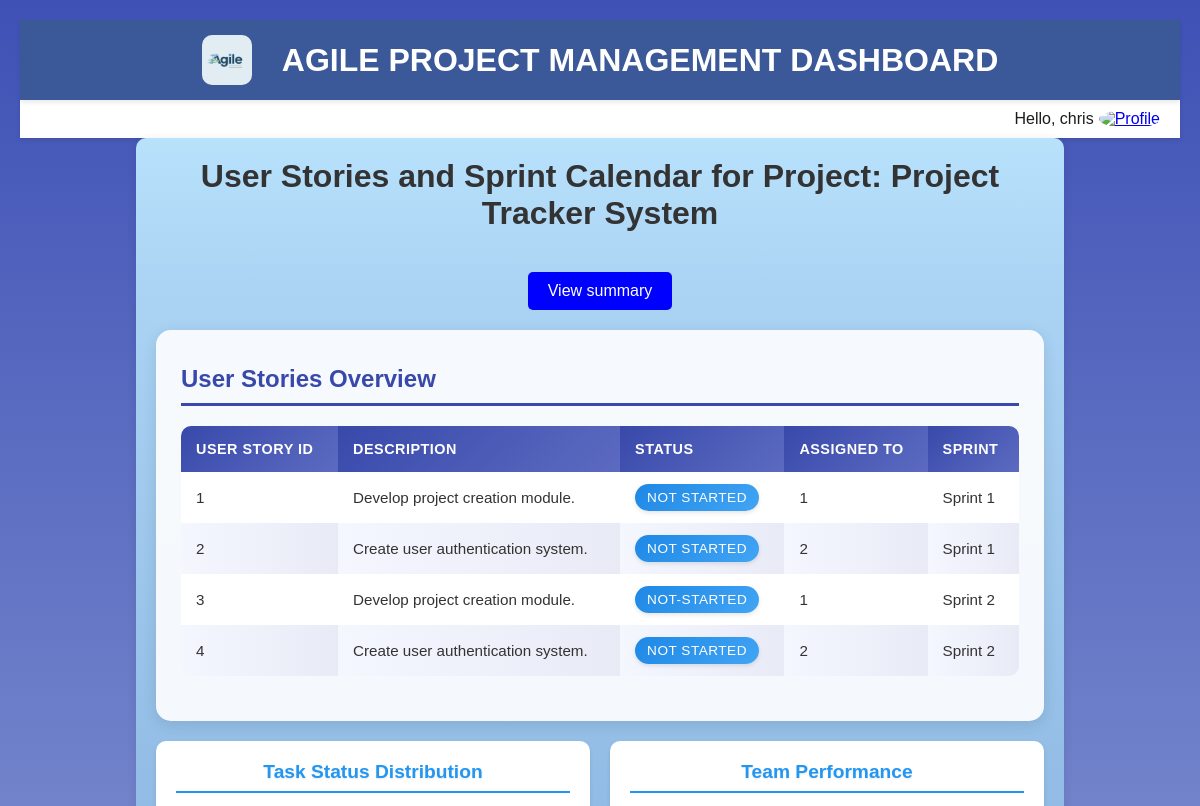
/viewproject/1 (signed in, upper part), run on an earlier commit of the app's database.
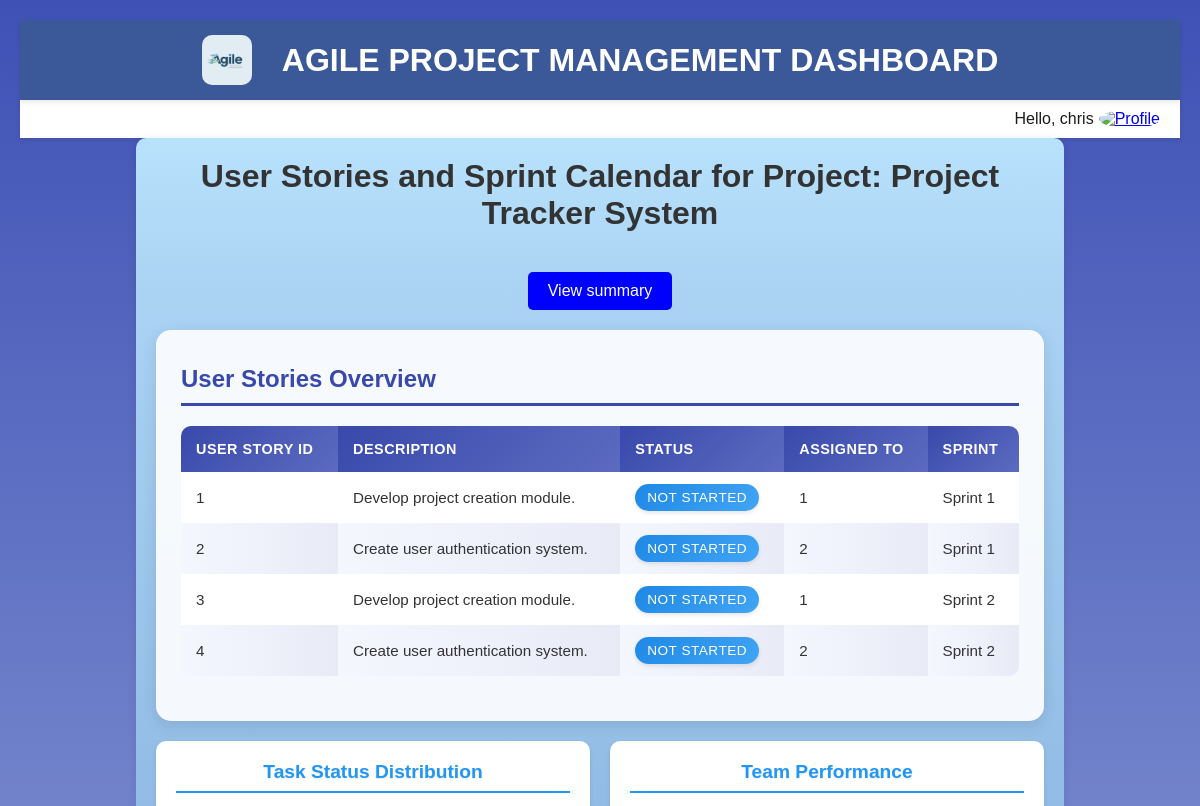
And on a later commit of the database.
### models.py (models this page shows, shortened)
class ProjectDetails(db.Model):
    __tablename__ = 'ProjectDetails'
    ProjectId = db.Column(db.Integer, primary_key=True, autoincrement=True)
    ProductOwnerId = db.Column(db.Integer, db.ForeignKey('ProductOwner.ProductOwnerId'), nullable=False)
    ProjectName = db.Column(db.String(255), nullable=False)
    ProjectDescription = db.Column(db.Text)
    StartDate = db.Column(db.Date, nullable=False)
    EndDate = db.Column(db.Date, nullable=False)
    RevisedEndDate = db.Column(db.Date)
    Status = db.Column(db.String(100), default="Not Started")
    sprints = db.relationship('SprintCalendar', backref='project', lazy=True)
    user_stories = db.relationship('UserStories', backref='project', lazy=True)

class UserStories(db.Model):
    __tablename__ = 'UserStories'
    UserStoryID = db.Column(db.Integer, primary_key=True, autoincrement=True)
    ProjectId = db.Column(db.Integer, db.ForeignKey('ProjectDetails.ProjectId'), nullable=False)
    SprintId = db.Column(db.Integer, db.ForeignKey('SprintCalendar.SprintId'), nullable=True)
    PlannedSprint = db.Column(db.Integer, nullable=False)
    ActualSprint = db.Column(db.Integer, nullable=False)
    Description = db.Column(db.Text, nullable=False)
    StoryPoint = db.Column(db.Integer, nullable=False)
    MOSCOW = db.Column(db.String(50), nullable=False)
    Assignee = db.Column(db.String(255))
    Status = db.Column(db.String(100), default="Not Started")

### main.py (the view)
@app.route('/viewproject/<int:project_id>', methods=['GET'])
def viewproject(project_id):
    project = ProjectDetails.query.filter_by(ProjectId=project_id).first()  # Fetch project details
    if not project:
        return "Project not found", 404
    userstories_data = UserStories.query.filter_by(ProjectId=project_id).all()
    userstories = [
        {
            "us_id": user_story.UserStoryID,
            "description": user_story.Description,
            "status": user_story.Status,
            "assignee": user_story.Assignee,
            "sprint": f"Sprint {user_story.SprintId}"  # Assuming SprintId is used for sprint number
        }
        for user_story in userstories_data
    ]
    sprints_data = SprintCalendar.query.filter_by(ProjectId=project_id).all()
    sprintcalendar= [
        {
            "sprint_no": sprint.SprintId,
            "start_date": sprint.StartDate.strftime('%b %d, %Y'),
            "end_date": sprint.EndDate.strftime('%b %d, %Y'),
            "velocity": sprint.Velocity
        }
        for sprint in sprints_data
    ]
    return render_template('view.html', userstories=userstories, project=project, sprints=sprintcalendar,
                           user_name=session['username'],
                        )

### templates/view.html (shortened to what this page needs)
<!DOCTYPE html>
<html lang="en">
<head>
    <link rel="stylesheet" href="../static/css/view.css">
</head>
<body>
    <div class="header">
        <img src="{{ url_for('static', filename='images/logo3.jpg') }}" alt="Profile" class="profile-pic" />
        <h1>AGILE PROJECT MANAGEMENT DASHBOARD</h1>
    </div>
    <div class="top-bar">
        <div class="greeting">
            <span>Hello, {{ user_name }}</span>
            <div class="dropdown">
                <a href="{{ url_for('auth.login') }}">
                    <img src="{{ url_for('static', filename=current_user.profile_picture) }}" alt="Profile" class="profile-pic" />
                </a>
            </div>
        </div>
    </div>
    <div class="container">
        <h1>User Stories and Sprint Calendar for Project: {{ project.ProjectName }}</h1>
        <div style="display: flex; justify-content: center; align-items: center;">
          <a href="{{ url_for('summary') }}" class="btn btn-primary mb-4"
             style="color: white; background-color: blue; padding: 10px 20px; text-decoration: none; border-radius: 5px;">
              View summary
          </a>
      </div>
        <div class="section">
            <div class="table-container">
                <div class="table-header">User Stories Overview</div>
                <table>
                    <thead>
                        <tr>
                            <th>User Story ID</th>
                            <th>Description</th>
                            <th>Status</th>
                            <th>Assigned To</th>
                            <th>Sprint</th>
                        </tr>
                    </thead>
                    <tbody>
                        {% if userstories %}
                            {% for story in userstories %}
                                <tr>
                                    <td>{{ story.us_id }}</td>
                                    <td>{{ story.description }}</td>
                                    <td>
                                        <span class="status {% if story.status == 'Completed' %}completed{% elif story.status == 'In Progress' %}in-progress{% else %}planned{% endif %}">
                                            {{ story.status }}
                                        </span>
                                    </td>
                                    <td>{{ story.assignee }}</td>
                                    <td>{{ story.sprint }}</td>
                                </tr>
                            {% endfor %}
                        {% else %}
                            <tr>
                                <td colspan="5" class="no-data">No user stories found for this project.</td>
                            </tr>
                        {% endif %}
                    </tbody>
                </table>
            </div>
            <div class="chart-group">
                <div class="card">
                    <h3>Task Status Distribution</h3>
                </div>
                <div class="card">
                    <h3>Team Performance</h3>
                </div>
            </div>
        </div>
    </div>
</body>
</html>

### static/css/view.css (style rules this page uses)
.container { width: 80%; margin: 20px auto; background: linear-gradient(to bottom, #b8e1fc 0%,#a9d2f3 7%,#90bae4 29%,#90bcea 37%,#6ba8e5 58%,#a2daf5 83%,#6ba8e5 93%,#6ba8e5 93%); padding: 20px; box-shadow: 0 2px 10px rgba(0, 0, 0, 0.1); border-radius: 10px; }
.header { background-color: #3f51b5; color: white; padding: 15px; text-align: center; box-shadow: 0 2px 5px rgba(0, 0, 0, 0.1); }
.header h1 { font-size: 2rem; font-weight: 600; margin: 0; color: white; }
.top-bar { display: flex; justify-content: space-between; align-items: center; padding: 5px; background-color: #e3f2fd; box-shadow: 0 5px 15px rgba(0, 0, 0, 0.05); }
.greeting { display: flex; align-items: center; gap: 5px; margin-left: auto; }
.greeting span { font-size: 1rem; color: #1c1c1c; }
.greeting img { width: 40px; height: 40px; border-radius: 50%; cursor: pointer; }
.dropdown { position: relative; }
h1 { text-align: center; color: #333; margin-bottom: 40px; }
table { width: 100%; border-collapse: collapse; margin-bottom: 40px; }
th, td { padding: 12px; text-align: left; border-bottom: 1px solid white; }
th { background-color: #3949ab; color: white; font-weight: bold; }
tr:nth-child(even) { background-color:linear-gradient(to bottom, #87e0fd 57%,#05abe0 100%); }
.status { padding: 6px 12px; border-radius: 12px; font-weight: bold; }
.planned { background-color: #e6f3ff; color: #0066cc; }
.table-header { margin-bottom: 20px; text-align: left; font-size: 24px; color: #333; font-weight: bold; border-bottom: 2px solid #3949ab; padding-bottom: 10px; }
* { margin: 0; padding: 0; box-sizing: border-box; font-family: Arial, sans-serif; }
.header img { height: 50px; margin-right: 15px; border-radius: 10px; }
.header { background: #3f51b5; color: white; padding: 20px 40px; display: flex; text-align: center; justify-content: center; align-items: center; font-size: 2rem; font-weight: bold; position: relative; }
.card { background: linear-gradient(to top left, #ffffff, #f1f6fb); border-radius: 10px; box-shadow: 0 4px 15px rgba(0, 0, 0, 0.15); padding: 20px; text-align: center; transition: transform 0.3s ease, box-shadow 0.3s ease; overflow: hidden; position: relative; height:100%; display: flex; flex-direction: column; justify-content: space-between; }
.card h3 { font-size: 1.5rem; color: #3949ab; margin-bottom: 15px; text-shadow: 0 1px 2px rgba(0, 0, 0, 0.1); }
.card::after { content: ''; display: block; width: 50%; height: 4px; background: linear-gradient(to right, #3949ab, #6ba8e5); margin: 10px auto 0 auto; border-radius: 2px; }
body { background: linear-gradient(to bottom, #3f51b5, #e3f2fd); color: #333; font-family: Arial, sans-serif; padding: 20px; }

What changed in the data, as far as the page shows it:
changed UserStories id 3: status "NOT-STARTED" → "NOT STARTED"
